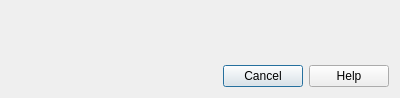
<?xml version="1.0" encoding="UTF-8"?>
<ui version="4.0">
 <class>lcUpdateDialog</class>
 <widget class="QDialog" name="lcUpdateDialog">
  <property name="whatsThis">
   <string>&lt;p&gt;&lt;b&gt;Check for Updates&lt;/b&gt;&lt;/p&gt;&lt;p&gt;Check online for a newer LeoCAD version and, when an official library is loaded, new pieces. The result appears in this dialog. An internet connection is required.&lt;/p&gt;&lt;p&gt;Use the download link to open the release page in your browser. This dialog does not install updates. Ignore suppresses automatic notifications for this update information; a manual update check still shows the result. Close dismisses the dialog.&lt;/p&gt;</string>
  </property>
  <property name="geometry">
   <rect>
    <x>0</x>
    <y>0</y>
    <width>400</width>
    <height>98</height>
   </rect>
  </property>
  <property name="windowTitle">
   <string>LeoCAD+ Updates</string>
  </property>
  <layout class="QVBoxLayout" name="verticalLayout">
   <item>
    <widget class="QLabel" name="status">
     <property name="toolTip">
      <string>Update-check progress, results, and download links.</string>
     </property>
     <property name="whatsThis">
      <string>&lt;p&gt;&lt;b&gt;Update Status&lt;/b&gt;&lt;/p&gt;&lt;p&gt;Wait for the online check to finish. If an update is available, follow the download link in your browser. A connection error means the check could not complete.&lt;/p&gt;</string>
     </property>
     <property name="accessibleName">
      <string>Update Status</string>
     </property>
     <property name="text">
      <string/>
     </property>
     <property name="textFormat">
      <enum>Qt::TextFormat::RichText</enum>
     </property>
     <property name="openExternalLinks">
      <bool>true</bool>
     </property>
    </widget>
   </item>
   <item>
    <widget class="QDialogButtonBox" name="buttonBox">
     <property name="orientation">
      <enum>Qt::Orientation::Horizontal</enum>
     </property>
     <property name="standardButtons">
      <set>QDialogButtonBox::StandardButton::Cancel|QDialogButtonBox::StandardButton::Help</set>
     </property>
    </widget>
   </item>
  </layout>
 </widget>
 <resources/>
 <connections>
  <connection>
   <sender>buttonBox</sender>
   <signal>accepted()</signal>
   <receiver>lcUpdateDialog</receiver>
   <slot>accept()</slot>
   <hints>
    <hint type="sourcelabel">
     <x>248</x>
     <y>254</y>
    </hint>
    <hint type="destinationlabel">
     <x>157</x>
     <y>274</y>
    </hint>
   </hints>
  </connection>
  <connection>
   <sender>buttonBox</sender>
   <signal>rejected()</signal>
   <receiver>lcUpdateDialog</receiver>
   <slot>reject()</slot>
   <hints>
    <hint type="sourcelabel">
     <x>316</x>
     <y>260</y>
    </hint>
    <hint type="destinationlabel">
     <x>286</x>
     <y>274</y>
    </hint>
   </hints>
  </connection>
 </connections>
</ui>
